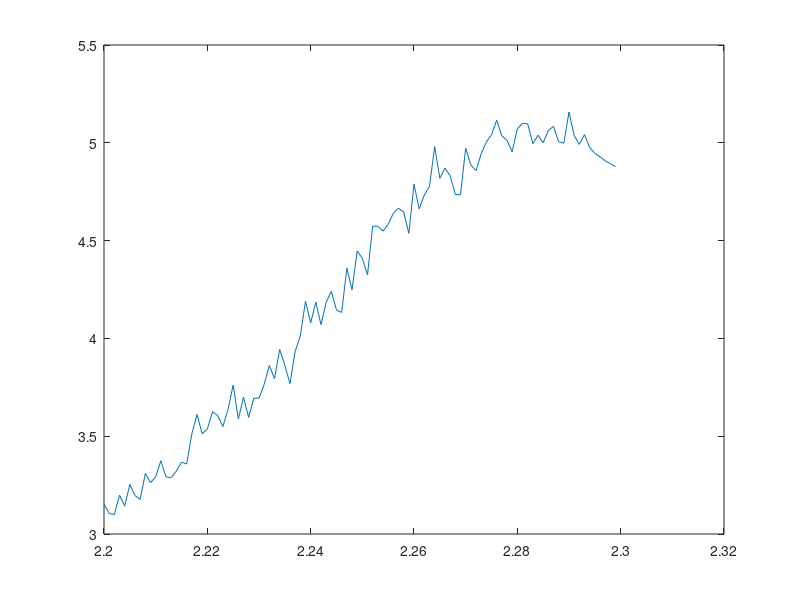

MATLAB code to generate this figure:
e_var = [6.93757, 6.8341, 6.82556, 7.04553, 6.92715, 7.17373, 7.05168, 7.01145, 7.30881, 7.20725, 7.27486, 7.46082, 7.2815, 7.27769, 7.35437, 7.45857, 7.44109, 7.7853, 8.01018, 7.79349, 7.85073, 8.05232, 8.01155, 7.88924, 8.08786, 8.36911, 7.98743, 8.23747, 8.01202, 8.2343, 8.23872, 8.39885, 8.62049, 8.47086, 8.81101, 8.63109, 8.42695, 8.80018, 8.98039, 9.38183, 9.13768, 9.37962, 9.12563, 9.38414, 9.51592, 9.30437, 9.28252, 9.79603, 9.54977, 10.0011, 9.9206, 9.73511, 10.3019, 10.3025, 10.2535, 10.3356, 10.4678, 10.5307, 10.4901, 10.2492, 10.8213, 10.5412, 10.7068, 10.8101, 11.2785, 10.9137, 11.0362, 10.9512, 10.7403, 10.7421, 11.2881, 11.0977, 11.0368, 11.237, 11.3789, 11.4671, 11.6437, 11.4659, 11.4193, 11.291, 11.563, 11.6311, 11.6321, 11.4045, 11.5084, 11.4259, 11.5751, 11.6268, 11.4518, 11.4399, 11.8096, 11.5399, 11.4409, 11.5605, 11.4145, 11.352, 11.3152, 11.2731, 11.2447, 11.2147, ];
m_var = [15.4004, 11.0186, 9.40448, 16.9695, 10.1917, 16.0282, 11.3213, 11.7143, 13.1441, 13.1281, 16.9604, 20.335, 13.2096, 12.7563, 15.3538, 14.6848, 14.2637, 18.3853, 25.8618, 18.8159, 18.4769, 22.7408, 23.4329, 23.2085, 26.3364, 27.6964, 19.574, 22.356, 20.2028, 24.5064, 22.5215, 28.5063, 31.4806, 26.4529, 31.5433, 33.7854, 25.0952, 35.6663, 37.2068, 45.1831, 41.1148, 46.724, 35.8228, 52.5216, 43.7176, 42.3054, 43.6342, 51.6972, 47.7189, 61.3858, 58.889, 55.1408, 68.948, 69.6614, 70.9246, 71.8952, 79.0542, 71.0225, 76.4487, 69.2744, 81.3069, 74.2561, 74.1822, 85.0274, 97.7746, 86.402, 93.243, 88.8533, 76.0478, 85.4316, 97.4331, 93.6738, 92.035, 109.477, 105.791, 110.828, 116.112, 121.32, 120.459, 109.287, 118.837, 124.693, 125.748, 123.995, 124.827, 124.515, 129.618, 135.643, 129.362, 132.974, 147.843, 126.822, 140.216, 135.59, 143.679, 140.821, 144.61, 140.62, 147.057, 137.327, ];
mean_mag = [0.770155, 0.807511, 0.758684, 0.781233, 0.806165, 0.761682, 0.75108, 0.750657, 0.746248, 0.746254, 0.779259, 0.748402, 0.755286, 0.754689, 0.75362, 0.774842, 0.7758, 0.76943, 0.75185, 0.767999, 0.76504, 0.739314, 0.751049, 0.75286, 0.738797, 0.729354, 0.730957, 0.727488, 0.728194, 0.722786, 0.722239, 0.737198, 0.720504, 0.742896, 0.727576, 0.725798, 0.725755, 0.718001, 0.713909, 0.706942, 0.709782, 0.702415, 0.704902, 0.696216, 0.696566, 0.696491, 0.695895, 0.686854, 0.678504, 0.678964, 0.679136, 0.679807, 0.671418, 0.661639, 0.668209, 0.653162, 0.663201, 0.646725, 0.653377, 0.648304, 0.63833, 0.63963, 0.640235, 0.627518, 0.61555, 0.621617, 0.612214, 0.617532, 0.623891, 0.614154, 0.597477, 0.60218, 0.600518, 0.582506, 0.583029, 0.574788, 0.569828, 0.557937, 0.553588, 0.564469, 0.548565, 0.547936, 0.540709, 0.534247, 0.537391, 0.53177, 0.51783, 0.5061, 0.515755, 0.506197, 0.485541, 0.509444, 0.486976, 0.493474, 0.478233, 0.47581, 0.458452, 0.459935, 0.448935, 0.467063, ];
temperatures = [2.2, 2.201, 2.202, 2.203, 2.204, 2.205, 2.206, 2.207, 2.208, 2.209, 2.21, 2.211, 2.212, 2.213, 2.214, 2.215, 2.216, 2.217, 2.218, 2.219, 2.22, 2.221, 2.222, 2.223, 2.224, 2.225, 2.226, 2.227, 2.228, 2.229, 2.23, 2.231, 2.232, 2.233, 2.234, 2.235, 2.236, 2.237, 2.238, 2.239, 2.24, 2.241, 2.242, 2.243, 2.244, 2.245, 2.246, 2.247, 2.248, 2.249, 2.25, 2.251, 2.252, 2.253, 2.254, 2.255, 2.256, 2.257, 2.258, 2.259, 2.26, 2.261, 2.262, 2.263, 2.264, 2.265, 2.266, 2.267, 2.268, 2.269, 2.27, 2.271, 2.272, 2.273, 2.274, 2.275, 2.276, 2.277, 2.278, 2.279, 2.28, 2.281, 2.282, 2.283, 2.284, 2.285, 2.286, 2.287, 2.288, 2.289, 2.29, 2.291, 2.292, 2.293, 2.294, 2.295, 2.296, 2.297, 2.298, 2.299, ];
test = e_var./temperatures;
plot(temperatures,test)
